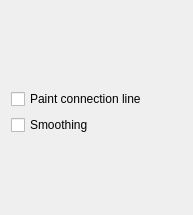
<?xml version="1.0" encoding="UTF-8"?>
<ui version="4.0">
 <class>WdgCurveOptions</class>
 <widget class="QWidget" name="WdgCurveOptions">
  <property name="geometry">
   <rect>
    <x>0</x>
    <y>0</y>
    <width>193</width>
    <height>215</height>
   </rect>
  </property>
  <layout class="QVBoxLayout" name="verticalLayout">
   <item>
    <widget class="KisDoubleSliderSpinBox" name="lineWidthSlider" native="true">
     <property name="minimumSize">
      <size>
       <width>20</width>
       <height>20</height>
      </size>
     </property>
    </widget>
   </item>
   <item>
    <widget class="KisDoubleSliderSpinBox" name="historySizeSlider" native="true">
     <property name="minimumSize">
      <size>
       <width>20</width>
       <height>20</height>
      </size>
     </property>
    </widget>
   </item>
   <item>
    <widget class="KisDoubleSliderSpinBox" name="curvesOpacitySlider" native="true">
     <property name="minimumSize">
      <size>
       <width>20</width>
       <height>20</height>
      </size>
     </property>
    </widget>
   </item>
   <item>
    <widget class="QCheckBox" name="connectionCHBox">
     <property name="text">
      <string>Paint connection line</string>
     </property>
    </widget>
   </item>
   <item>
    <widget class="QCheckBox" name="smoothingCHBox">
     <property name="text">
      <string>Smoothing</string>
     </property>
    </widget>
   </item>
   <item>
    <spacer name="verticalSpacer">
     <property name="orientation">
      <enum>Qt::Vertical</enum>
     </property>
     <property name="sizeHint" stdset="0">
      <size>
       <width>5</width>
       <height>5</height>
      </size>
     </property>
    </spacer>
   </item>
  </layout>
 </widget>
 <customwidgets>
  <customwidget>
   <class>KisDoubleSliderSpinBox</class>
   <extends>QWidget</extends>
   <header>kis_slider_spin_box.h</header>
   <container>1</container>
  </customwidget>
 </customwidgets>
 <resources/>
 <connections/>
</ui>
